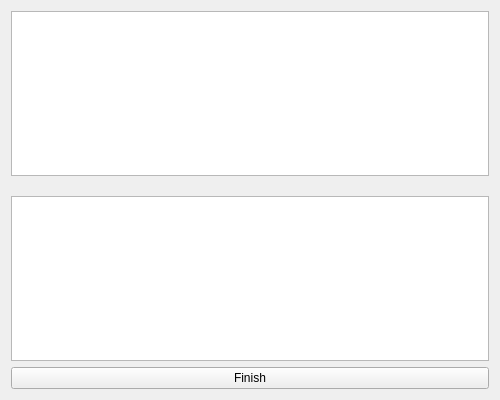
<?xml version="1.0" encoding="UTF-8"?>
<ui version="4.0">
 <class>TripSummary</class>
 <widget class="QWidget" name="TripSummary">
  <property name="geometry">
   <rect>
    <x>0</x>
    <y>0</y>
    <width>500</width>
    <height>400</height>
   </rect>
  </property>
  <property name="windowTitle">
   <string>Form</string>
  </property>
  <layout class="QVBoxLayout" name="verticalLayout">
   <item>
    <layout class="QVBoxLayout" name="tripSummary_verticalLayout">
     <item>
      <widget class="QListWidget" name="tripSummary_listWidget_tripPath"/>
     </item>
     <item>
      <spacer name="tripSummary_verticalSpacer">
       <property name="orientation">
        <enum>Qt::Vertical</enum>
       </property>
       <property name="sizeHint" stdset="0">
        <size>
         <width>20</width>
         <height>40</height>
        </size>
       </property>
      </spacer>
     </item>
     <item>
      <widget class="QListWidget" name="tripSummary_listWidget_Purchases"/>
     </item>
     <item>
      <widget class="QPushButton" name="tripSummary_pushButton_finishTripSummary">
       <property name="text">
        <string>Finish</string>
       </property>
      </widget>
     </item>
    </layout>
   </item>
  </layout>
 </widget>
 <resources/>
 <connections/>
</ui>
